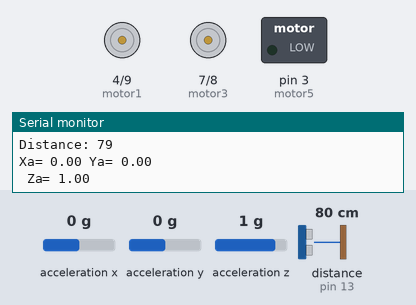
The sketch below on a simulated Arduino Uno, built with avr-gcc and run on an emulated ATmega328P. Shown: motor-driver pin pairs drawn as motors (green arrow = first pin HIGH = forward, orange = second pin HIGH = backward, longer = more drive), switched loads named in the sketch (green lamp = pin HIGH), the last lines printed to the serial monitor. Wiring (inferred from the names in the program): ultrasonic range finder: trigger pin 11; echo pin 13; ADXL345 accelerometer at I2C address 0x53. Inputs (shaded band) come from the test bench; at power-on: acceleration z 1 g, distance to the obstacle (sensor on pin 13) 80 cm, acceleration x 0 g, acceleration y 0 g. The echo pulse lasts 58.3 µs per cm; pins used as bus, display or sensor lines are not drawn.

Above: at 1.3 s.
1.4 s: acceleration z set to 0.8 g
At 2.1 s:
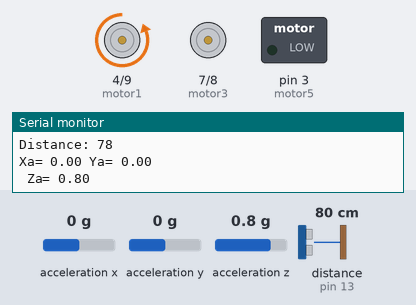
3.0 s: distance to the obstacle (sensor on pin 13) set to 67 cm
At 4.1 s:
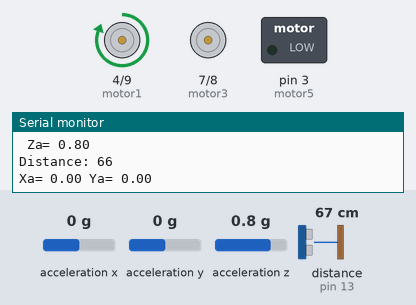
4.5 s: distance to the obstacle (sensor on pin 13) set to 250 cm
At 5.2 s:
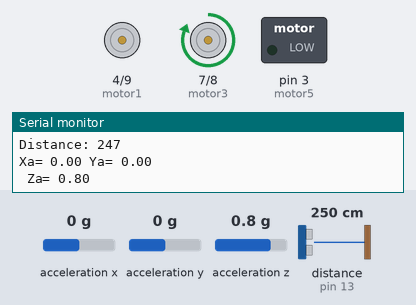
6.0 s: distance to the obstacle (sensor on pin 13) set to 258 cm
At 7.1 s:
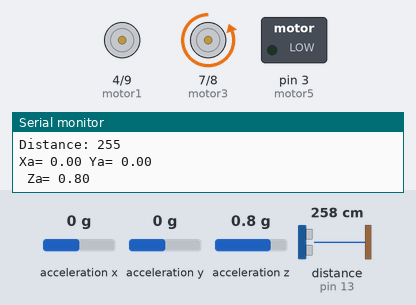
7.6 s: distance to the obstacle (sensor on pin 13) set to 2 cm
At 8.4 s:
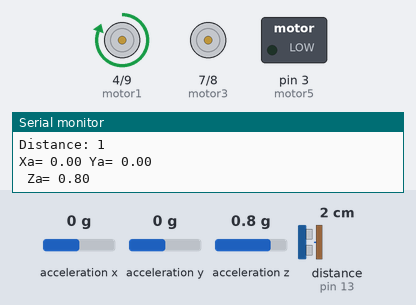
9.1 s: distance to the obstacle (sensor on pin 13) set to 120 cm
At 10.2 s:
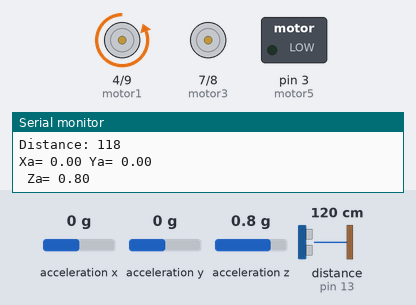
Timing chart, 0 to 11.7 s (numbered marks = the images above; inputs shaded):
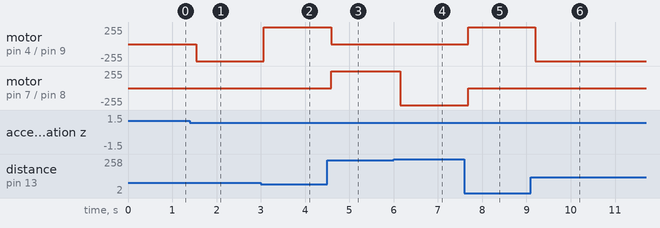

Measured:
- the behaviour switches between 1 and 0.9 g on acceleration z (found by bisection; images 0 and 1)
- the behaviour switches between 72 and 71 cm on distance to the obstacle (sensor on pin 13) (found by bisection; images 1 and 2)
- the behaviour switches between 253 and 254 cm on distance to the obstacle (sensor on pin 13) (found by bisection; images 3 and 4)
- after the input at 1.4 s, motor on pin 4 (motor1) / pin 9 (motor2): stopped → backward 255/255 after 0.14 s
- after the input at 3.0 s, motor on pin 4 (motor1) / pin 9 (motor2): backward 255/255 → forward 255/255 after 0.06 s
- after the input at 4.5 s, motor on pin 4 (motor1) / pin 9 (motor2): forward 255/255 → stopped after 0.09 s; motor on pin 7 (motor3) / pin 8 (motor4): stopped → forward 255/255 after 0.09 s
- after the input at 6.0 s, motor on pin 7 (motor3) / pin 8 (motor4): forward 255/255 → backward 255/255 after 0.15 s
- after the input at 7.6 s, motor on pin 4 (motor1) / pin 9 (motor2): stopped → forward 255/255 after 0.09 s; motor on pin 7 (motor3) / pin 8 (motor4): backward 255/255 → stopped after 0.09 s
- after the input at 9.1 s, motor on pin 4 (motor1) / pin 9 (motor2): forward 255/255 → backward 255/255 after 0.10 s

The sketch:

JediGlove.ino
```cpp
/* JediGlove - A new way of seeing Blindness
      by Mouzzam Husain (19234423)
      MSc in Biomedical Engineering
      (Thesis Project)
 */
#include<Wire.h> // Wire library- used for I2C communication


int ADXL345 = 0x53; //I2C address of ADXL345

float X_g, Y_g, Z_g; // outputs

const int trigPin = 11; // Trigger pin of Ultrasonic sensor
const int echoPin = 13; // Echo pin of ultrasonic sensor

const int motor1 = 4;   // Signal pin of vibration motor 1
const int motor2 = 9;   // Signal pin of vibration motor 2
const int motor3 = 7;   // Signal pin of vibration motor 3
const int motor4 = 8;   // Signal pin of vibration motor 4
const int motor5 = 3;   // Signal pin of vibration motor 5


long duration;
int distance;


void setup() {
pinMode(trigPin, OUTPUT); // output of ultrasonic sensor
pinMode(echoPin, INPUT);  // input to ultrasonic sensor

pinMode(motor1, OUTPUT); // output of motor 1
pinMode(motor2, OUTPUT); // output of motor 2
pinMode(motor3, OUTPUT); // output of motor 3
pinMode(motor4, OUTPUT); // output of motor 4
pinMode(motor5, OUTPUT); // output of motor 5

Serial.begin(9600); // Initiate serial communication for
                      //printing the results on serial monitor

Wire.begin();        // initiate the wire library
                      // set ADXL345 in measuring mode

Wire.beginTransmission(ADXL345);//Start communicating with the device
Wire.write(0x2D);              // access to power control register-0x2D
Wire.write(8);                 // (oooo 1ooo) ninary bit D3 high for measuring enable
Wire.endTransmission();
delay(10);
}

void loop() {
digitalWrite(trigPin, LOW);
delayMicroseconds(2);
digitalWrite(trigPin, HIGH);
delayMicroseconds(10);
digitalWrite(trigPin, LOW);
duration = pulseIn(echoPin, HIGH);
distance = duration*0.034/2; // distance calculation
Serial.print("Distance: ");
Serial.println(distance);
Wire.beginTransmission(ADXL345); // read accelerometer data
Wire.write(0x32);                //start with register 0x32
Wire.endTransmission(false);
Wire.requestFrom(ADXL345, 6, true); // read 6 resgisters total, each axis value is stored in 2 register
X_g = (Wire.read()|Wire.read() << 8); // X-axis value
X_g = X_g/256;
Y_g = (Wire.read()|Wire.read() << 8); //For a range of +2g to -2g,
                                     //we need to divide the new values by 256
                                     //according to the datasheet
Y_g = Y_g/256;                     // Y-axis value
Z_g = (Wire.read()|Wire.read() << 8); // Z-axis value
Z_g = Z_g/256;
Serial.print("Xa= ");
Serial.print(X_g);
Serial.print(" Ya= ");
Serial.println(Y_g);
Serial.print(" Za= ");
Serial.println(Z_g);


if(Z_g > 0.40 && Z_g <= 0.94){  // conditional statement for positioning of hand in working state
if(distance >=351 && distance <=400){
  digitalWrite(motor5, HIGH); // Little finger motor will vibrate
}
else{
digitalWrite(motor5, LOW);
}
if(distance >=251 && distance <=350){
digitalWrite(motor4, HIGH); // Ring finger motor will vibrate
}
else{
digitalWrite(motor4, LOW);
}
if(distance >=151 && distance <=250){
digitalWrite(motor3, HIGH); // Middle finger motor will vibrate
}
else{
digitalWrite(motor3, LOW);
}
if(distance >=71 && distance <=150){
digitalWrite(motor2, HIGH); // Index finger motor will vibrate
}
else{
digitalWrite(motor2, LOW);
}
if(distance<=70){
digitalWrite(motor1, HIGH); // Thumb finger motor will vibrate
}
else{
digitalWrite(motor1, LOW);
}
}
else if(Z_g > -0.08 && Z_g <= 0.30){ // condition for position of hand in rest state
digitalWrite(motor1, LOW);
digitalWrite(motor2, LOW);
digitalWrite(motor3, LOW);
digitalWrite(motor4, LOW);
digitalWrite(motor5, LOW);
}
else{                              // if neither of above are true
digitalWrite(motor1, LOW);
digitalWrite(motor2, LOW);
digitalWrite(motor3, LOW);
digitalWrite(motor4, LOW);
digitalWrite(motor5, LOW);
}
delay(500);
}
```
